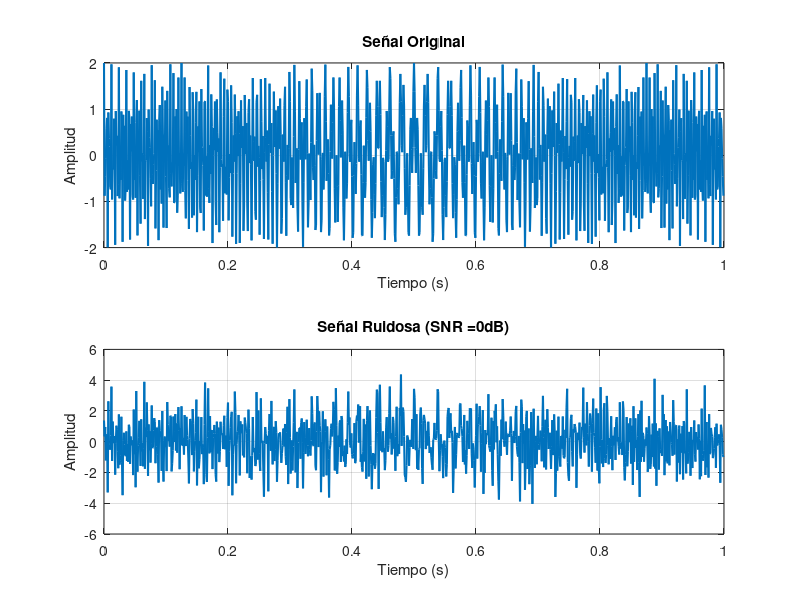
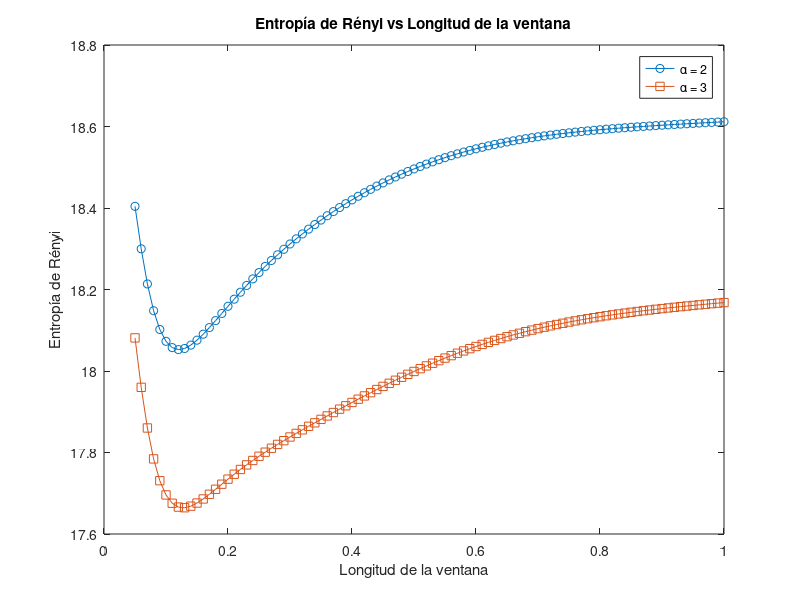
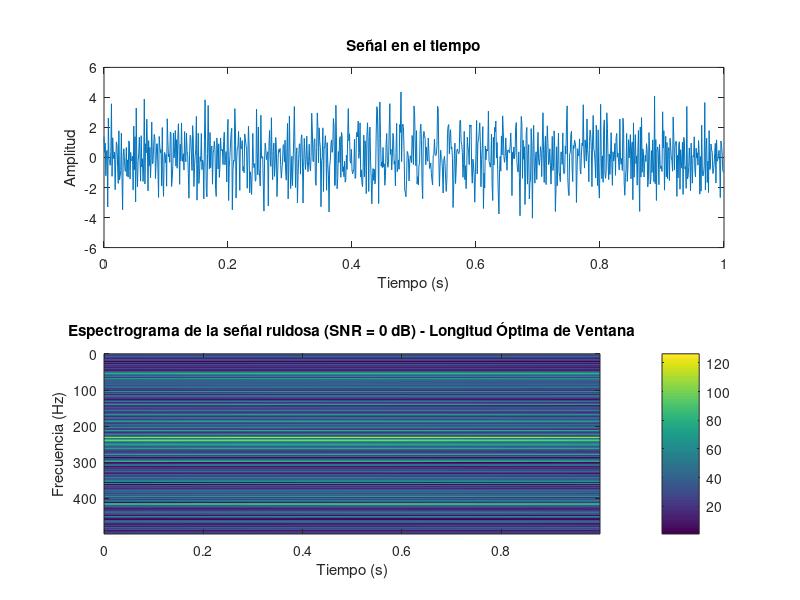

MATLAB code to generate these figures, in order:
clear all;
close all;

Fs = 1000;                  % Frecuencia de muestreo
Ts = 1/Fs;                  % Intervalo de muestreo
t = 0:Ts:1-Ts;              % Vector de tiempo
N = length(t);              % Longitud de la señal
k = 200;                    % Parámetro de la ventana gaussiana
len = 0.05:0.01:1;           % Diferentes longitudes de la ventana
sigma = 18 ./ len.^2;       % Parámetro sigma para cada longitud de ventana

alpha1 = 2;                 % Parámetro alpha para la entropía de Rényi (caso 1)
alpha2 = 3;                 % Parámetro alpha para la entropía de Rényi (caso 2)
                        % Señal combinada

x1 = cos(2*pi*(150*t+ 100/(2*pi)*sin(2*pi*t)));
x2 = cos(2*pi*(300*t+120/(2*pi)*sin(2*pi*t)));

x = x1 + x2;

P_signal = mean(x.^2);                % Potencia de la señal original
% Escalar el ruido para diferentes SNR
% Escalar el ruido para diferentes SNR
snr_db = 0;          
% ruido_gaussiano = zeros(size(x));     % Inicializar el ruido
% x_ruido = zeros(length(SNR_values), length(x));  % Inicializar matriz para las señales ruidosas


    
% Calcular la potencia del ruido deseada
P_noise = P_signal / 10^(snr_db / 10);

% Generar ruido gaussiano con la potencia deseada
ruido_gaussiano = sqrt(P_noise) * randn(size(x));  % Escalar el ruido


x_ruido = x + ruido_gaussiano;  
P_noise = mean(ruido_gaussiano.^2);  % Potencia del ruido
SNR = 10 * log10(P_signal / P_noise);

% Mostrar el valor de la SNR (debería ser cercano a 0 dB)
disp(['Relación señal-ruido (SNR): ', num2str(SNR), ' dB']);


% Parámetros para la STFT
STFT = zeros(N, N);                    % Matriz para almacenar el resultado de la STFT

% Inicialización de los vectores para almacenar la entropía de Rényi
renyi_alpha1 = zeros(1, length(len)); 
renyi_alpha2 = zeros(1, length(len)); 
for l = 1:length(len)
    for n = 1:N
        a = n / Fs;                           % Desplazamiento de la ventana
        g = exp(-sigma(l) * (t - a).^2);      % Ventana gaussiana
        x_v = x_ruido .* g;                         % Multiplicación de la señal por la ventana
        x_v_f = fftshift(fft(x_v)).*exp(1i*2*pi*t/N);           % FFT de la señal segmentada
        STFT(:, n) = x_v_f;                   % Almacenar en la matriz de STFT
    end

    % Cálculo del espectrograma
    spec = abs(STFT).^2;                      % Potencia espectral (magnitud al cuadrado)

    % Normalización del espectrograma
    spec_norm = spec ./ sum(sum(spec));         % Normalización para que el espectrograma sea una distribución de probabilidad

    % Cálculo de la entropía de Rényi para alpha = 2
    renyi_alpha1(l) = (1 / (1 - alpha1)) * log2(sum(sum(spec_norm.^alpha1)));

    % Cálculo de la entropía de Rényi para alpha = 3
    renyi_alpha2(l) = (1 / (1 - alpha2)) * log2(sum(sum(spec_norm.^alpha2)));
end
    
figure;
% Subplot para la señal original
subplot(2, 1, 1);
plot(t, x, 'LineWidth', 1.5);
title('Señal Original');
xlabel('Tiempo (s)');
ylabel('Amplitud');
grid on;

% Subplot para la señal ruidosa con SNR = 0 dB
subplot(2, 1, 2);
plot(t, x_ruido, 'LineWidth', 1.5);
title(['Señal Ruidosa (SNR =',num2str(0),'dB)']);
xlabel('Tiempo (s)');
ylabel('Amplitud');
grid on;



% Graficar la entropía de Rényi en función de la longitud de la ventana
figure;
plot(len, renyi_alpha1, '-o', 'DisplayName', ['α = ', num2str(alpha1)]);
hold on;
plot(len, renyi_alpha2, '-s', 'DisplayName', ['α = ', num2str(alpha2)]);
xlabel('Longitud de la ventana');
ylabel('Entropía de Rényi');
title('Entropía de Rényi vs Longitud de la ventana');
legend show;

% Encontrar el mínimo global para alpha = 2 y alpha = 3
[min_renyi1, index_min_renyi1] = min(renyi_alpha1);
[min_renyi2, index_min_renyi2] = min(renyi_alpha2);

% Mostrar resultados del mínimo
disp(['Mínimo global de la entropía de Rényi (α = ', num2str(alpha1), '): ', num2str(min_renyi1), ' en longitud de ventana: ', num2str(len(index_min_renyi1)), 's']);
disp(['Mínimo global de la entropía de Rényi (α = ', num2str(alpha2), '): ', num2str(min_renyi2), ' en longitud de ventana: ', num2str(len(index_min_renyi2)),'s']);
longitud_ven = index_min_renyi2;
sigma_op = 18/longitud_ven^2;

for n = 1:N
    a = n / Fs;                           % Desplazamiento de la ventana
    g = exp(-sigma_op* (t - a).^2);      % Ventana gaussiana
    x_v = x_ruido .* g;                         % Multiplicación de la señal por la ventana
    x_v_f = fftshift(fft(x_v));           % FFT de la señal segmentada
    STFT(:, n) = x_v_f;                   % Almacenar en la matriz de STFT
end
k = 0:Fs/N: Fs/2 - Fs/N;                    % Frecuencias positivas

% Graficar la señal original y su STFT
figure;
subplot(2,1,1);
plot(t, real(x_ruido));
title('Señal en el tiempo');
xlabel('Tiempo (s)');
ylabel('Amplitud');


% Mostrar el espectrograma (STFT en función del tiempo y frecuencia)
subplot(2,1,2);
imagesc(t, k, abs(STFT(N/2+1:end,:)));   % Magnitud de la STFT

% Invertir el eje de frecuencias (frecuencias más altas abajo)
set(gca, 'YDir', 'reverse');  % Ahora las frecuencias altas estarán abajo

xlabel('Tiempo (s)');
ylabel('Frecuencia (Hz)');
title(['Espectrograma de la señal ruidosa (SNR = ', num2str(0), ' dB) - Longitud Óptima de Ventana']);
colorbar;


